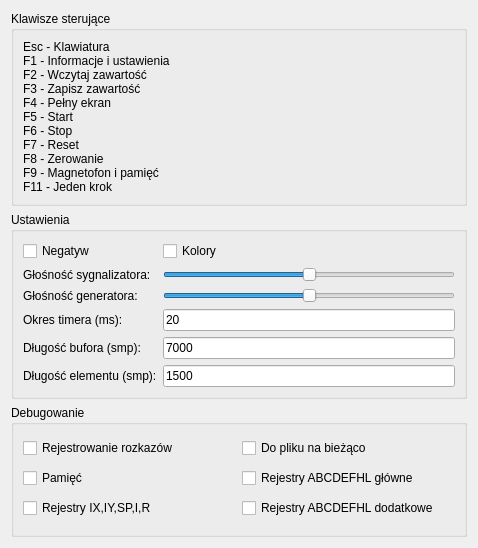
<?xml version="1.0" encoding="UTF-8"?>
<ui version="4.0">
 <class>HelpSettings</class>
 <widget class="QDialog" name="HelpSettings">
  <property name="geometry">
   <rect>
    <x>0</x>
    <y>0</y>
    <width>478</width>
    <height>548</height>
   </rect>
  </property>
  <property name="windowTitle">
   <string>Pomoc i ustawienia</string>
  </property>
  <layout class="QVBoxLayout" name="verticalLayout">
   <item>
    <widget class="QGroupBox" name="HelpInfoP">
     <property name="title">
      <string>Klawisze sterujące</string>
     </property>
     <layout class="QGridLayout" name="gridLayout_3">
      <item row="0" column="0">
       <widget class="QLabel" name="HelpInfo">
        <property name="text">
         <string>Esc - Klawiatura
F1 - Informacje i ustawienia
F2 - Wczytaj zawartość
F3 - Zapisz zawartość
F4 - Pełny ekran
F5 - Start
F6 - Stop
F7 - Reset
F8 - Zerowanie
F9 - Magnetofon i pamięć
F11 - Jeden krok</string>
        </property>
       </widget>
      </item>
     </layout>
    </widget>
   </item>
   <item>
    <widget class="QGroupBox" name="SettingsP">
     <property name="title">
      <string>Ustawienia</string>
     </property>
     <layout class="QGridLayout" name="gridLayout_2">
      <item row="3" column="0">
       <widget class="QLabel" name="VolumeSoundL">
        <property name="text">
         <string>Głośność generatora:</string>
        </property>
       </widget>
      </item>
      <item row="2" column="0">
       <widget class="QLabel" name="VolumeBeepL">
        <property name="text">
         <string>Głośność sygnalizatora:</string>
        </property>
       </widget>
      </item>
      <item row="2" column="1">
       <widget class="QSlider" name="VolumeBeepS">
        <property name="maximum">
         <number>250</number>
        </property>
        <property name="value">
         <number>125</number>
        </property>
        <property name="orientation">
         <enum>Qt::Horizontal</enum>
        </property>
       </widget>
      </item>
      <item row="4" column="1">
       <widget class="QLineEdit" name="AudioTimerT">
        <property name="text">
         <string>20</string>
        </property>
       </widget>
      </item>
      <item row="4" column="0">
       <widget class="QLabel" name="AudioTimerL">
        <property name="text">
         <string>Okres timera (ms):</string>
        </property>
       </widget>
      </item>
      <item row="3" column="1">
       <widget class="QSlider" name="VolumeSoundS">
        <property name="maximum">
         <number>250</number>
        </property>
        <property name="value">
         <number>125</number>
        </property>
        <property name="orientation">
         <enum>Qt::Horizontal</enum>
        </property>
       </widget>
      </item>
      <item row="5" column="0">
       <widget class="QLabel" name="AudioBufferL">
        <property name="text">
         <string>Długość bufora (smp):</string>
        </property>
       </widget>
      </item>
      <item row="6" column="0">
       <widget class="QLabel" name="AudioElementL">
        <property name="text">
         <string>Długość elementu (smp):</string>
        </property>
       </widget>
      </item>
      <item row="5" column="1">
       <widget class="QLineEdit" name="AudioBufferT">
        <property name="text">
         <string>7000</string>
        </property>
       </widget>
      </item>
      <item row="6" column="1">
       <widget class="QLineEdit" name="AudioElementT">
        <property name="text">
         <string>1500</string>
        </property>
       </widget>
      </item>
      <item row="1" column="0">
       <widget class="QCheckBox" name="ScreenNegative">
        <property name="text">
         <string>Negatyw</string>
        </property>
       </widget>
      </item>
      <item row="1" column="1">
       <widget class="QCheckBox" name="ScreenColors">
        <property name="text">
         <string>Kolory</string>
        </property>
       </widget>
      </item>
     </layout>
    </widget>
   </item>
   <item>
    <widget class="QGroupBox" name="DebugP">
     <property name="title">
      <string>Debugowanie</string>
     </property>
     <layout class="QGridLayout" name="gridLayout">
      <item row="1" column="0">
       <widget class="QCheckBox" name="DebugReg0">
        <property name="text">
         <string>Pamięć</string>
        </property>
       </widget>
      </item>
      <item row="0" column="1">
       <widget class="QCheckBox" name="DebugSaveFile">
        <property name="text">
         <string>Do pliku na bieżąco</string>
        </property>
       </widget>
      </item>
      <item row="1" column="1">
       <widget class="QCheckBox" name="DebugReg1">
        <property name="text">
         <string>Rejestry ABCDEFHL główne</string>
        </property>
       </widget>
      </item>
      <item row="0" column="0">
       <widget class="QCheckBox" name="DebugTrace">
        <property name="text">
         <string>Rejestrowanie rozkazów</string>
        </property>
       </widget>
      </item>
      <item row="2" column="0">
       <widget class="QCheckBox" name="DebugReg3">
        <property name="text">
         <string>Rejestry IX,IY,SP,I,R</string>
        </property>
       </widget>
      </item>
      <item row="2" column="1">
       <widget class="QCheckBox" name="DebugReg2">
        <property name="text">
         <string>Rejestry ABCDEFHL dodatkowe</string>
        </property>
       </widget>
      </item>
     </layout>
    </widget>
   </item>
  </layout>
 </widget>
 <resources/>
 <connections/>
</ui>
